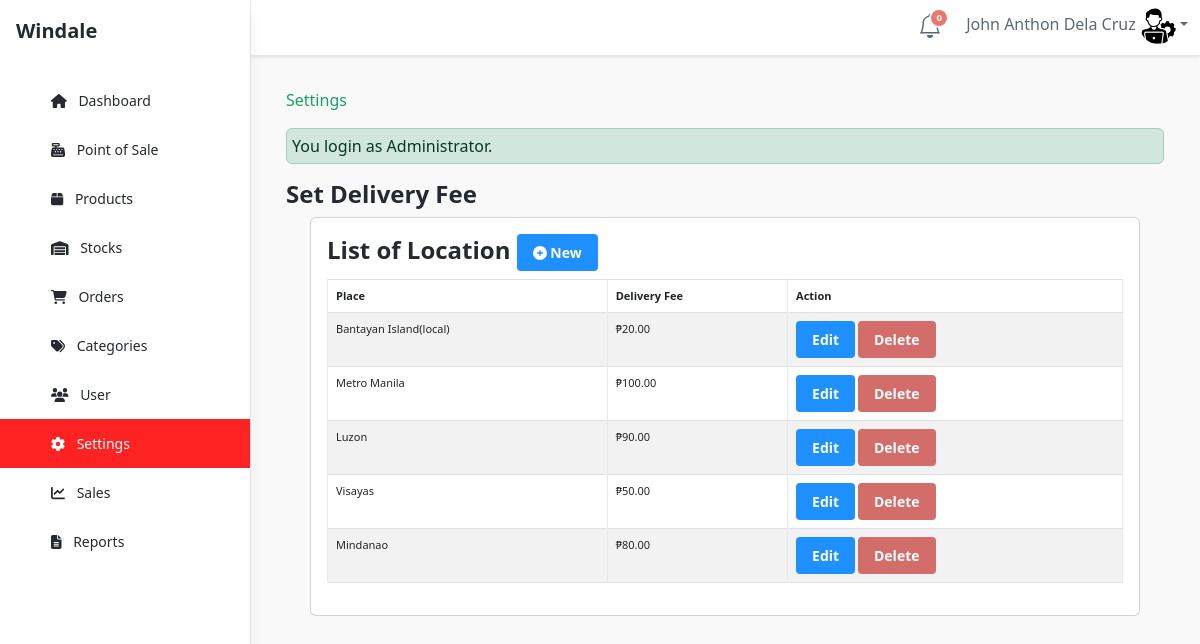
The app's page /admin/settings/index.php (signed in) with its own data.
### tables this page shows
CREATE TABLE `tblsetting` (
  `SETTINGID` int(11) NOT NULL,
  `PLACE` text NOT NULL,
  `BRGY` varchar(90) NOT NULL,
  `DELPRICE` double NOT NULL
);

### admin/settings/index.php (called while the page is built, shortened)
<?php
require_once ("../theme/templates.php");
?>

### include/database.php (called while the page is built, shortened)
<?php
class Database {
	var $sql_string = '';
	private $conn;
	public function open_connection() {
		$this->conn = mysqli_connect(server,user,pass);
		if(!$this->conn){
			echo "Problem in database connection! Contact administrator!";
			exit();
		}else{
			$db_select = mysqli_select_db($this->conn,database_name);
		}
	}
	function setQuery($sql='') {
		$this->sql_string=$sql;
	}
	function executeQuery() {
		$result = mysqli_query($this->conn,$this->sql_string);
		return $result;
	}
	private function confirm_query($result) {
		return $result;
	}
	function loadResultList( $key='' ) {
		$cur = $this->executeQuery();
		$array = array();
		while ($row = mysqli_fetch_object($cur)) {
			if ($key) {
				$array[$row->$key] = $row;
			} else {
				$array[] = $row;
			}
		}
		return $array;
	}
}
$mydb = new Database();
?>

### admin/settings/listlocation.php (the view, shortened to what this page needs)
<div class="container-fluid">
    <div class="container-fluid">
        <div class="card">
            <div class="card-body">
                <div class="main__title">
                    <div class="row">
                        <div class="col-lg-12">
                            <h1 class="fs-4">List of Location <a href="index.php?view=add"
                                    class="btn btn-primary btn-sm  ">
                                    <i class="fa fa-plus-circle fw-fa"></i> New</a>
                            </h1>
                        </div>
                    </div>
                    <form action="controller.php?action=delete" Method="POST">
                        <div class="table-responsive">
                            <table id="dash-table" class="table table-striped table-bordered table-hover "
                                style="font-size:11px" cellspacing="0">
                                <thead>
                                    <tr>
                                        <th>Place</th>
                                        <th>Delivery Fee</th>
                                        <th>Action</th>
                                    </tr>
                                </thead>
                                <tbody>
                                    <?php
				  		$query = "SELECT * FROM `tblsetting` ";
				  		$mydb->setQuery($query);
				  		$cur = $mydb->loadResultList();
						foreach ($cur as $result) {
				  		echo '<tr>';
				  		echo '<td>'.$result->BRGY.' '.$result->PLACE.'  </a></td>';  ;
				  		echo '<td> &#8369;'.  number_format($result->DELPRICE,2).'</td>';
				  		echo
				  		 '<td align="left">
							<a href="'.web_root.'admin/settings/index.php?view=edit&id='.$result->SETTINGID.'" class="btn btn-primary btn-sm">Edit</a>
                            <a href="'.web_root.'admin/settings/controller.php?action=delete&id='.$result->SETTINGID.'" class="btn btn-danger btn-sm">Delete</a>
						 </td>';
				  	}
				  	?>
                                </tbody>
                            </table>
                        </div>
                    </form>
                </div>
            </div>
        </div>
    </div>
</div>
</div>
</div>
</div>
</div>
</div>

### records on screen
tblsetting: PLACE "Bantayan Island(local)", DELPRICE "20.00"
tblsetting: PLACE "Metro Manila", DELPRICE "100.00"
tblsetting: PLACE "Luzon", DELPRICE "90.00"
tblsetting: PLACE "Visayas", DELPRICE "50.00"
tblsetting: PLACE "Mindanao", DELPRICE "80.00"

### other values on screen
$notificationCount "0"
$_SESSION['U_NAME'] "John Anthon Dela Cruz"
$title "Settings"
$_SESSION['message'] "You login as Administrator."
